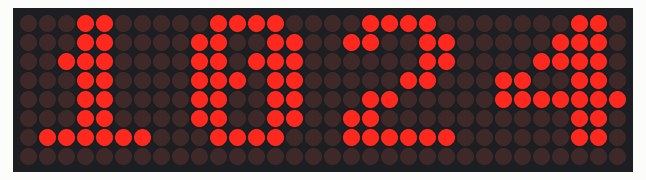
A program run on a simulated ESP32 board running MicroPython. Parts: 32×8 LED matrix. WiFi joins after 1.5 s; the clock reads 2024-03-15 10:24:30 at power-on unless the program sets it; which way up the LED matrix modules are mounted is assumed; what the program prints to the serial console is not drawn.

Above: at 1.6 s.
At 30.6 s:
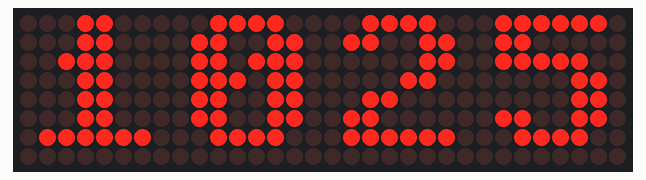
At 90.6 s:
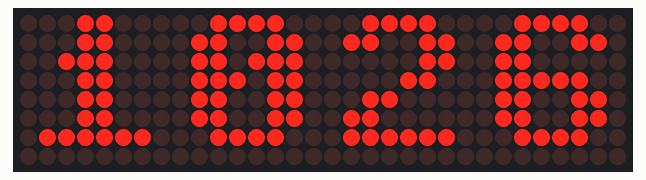

The program:

timemax7219.py
```python
# main.py
from machine import Pin, SPI, Timer
import network
import utime
import ntptime
import ujson
import max7219

# ESP32 / Matrix
# MOSI = DIN
# CS = CS
# SCK = CLK
din = 12
cs = 14
clk = 27
DISPLAY_BRIGHTNESS = 2
CLOCK_TIMER_DELAY = 1000 # (ms)

def connect_network(network_ssid: "office_yehengda", network_password: "Yhd2022567") -> None:
    station = network.WLAN(network.STA_IF)
    station.active(True)
    station.connect(network_ssid, network_password)

    while station.isconnected() == False:
        pass

    print('Connection Network successful')

#mask = "{3:02d}:{4:02d} - {2:02d}/{1:02d}/{0:02d}"
#output = mask.format(*local_time)
# for p in range(8 * 8, len(output) * -8 - 1, -1):
#     display.fill(0)
#     display.text(output, p, 0, not 0)
#     display.show()
#     utime.sleep_ms(60)
def data_display(timer):
    local_time_sec = utime.time() + timezone_hour * 3600
    local_time = utime.localtime(local_time_sec)
    mask = "{3:02d}{4:02d}"
    output = mask.format(*local_time)
    display.fill(0)
    display.text(output, 0, 0, 1)
    # display.pixel(15,3,1)
    # display.pixel(16,3,1)
    display.show()

spi  = SPI(1, baudrate=10000000, polarity=1, phase=0, sck=Pin(4), mosi=Pin(2))
ss = Pin(5, Pin.OUT)
display = max7219.Matrix8x8(spi, ss, 4)
display.brightness(DISPLAY_BRIGHTNESS)

# Read secret

# Connect network
try:
    connect_network("office_yehengda",   "Yhd2022567")
except OSError as e:
    print("Network connection is not possible")

ntptime.settime()
timezone_hour = 0  # timezone offset (hours)

timer_clock  = Timer(-1)
timer_clock.init(period=CLOCK_TIMER_DELAY,
                 mode=Timer.PERIODIC,
                 callback=data_display)
data_display(None)
```

Measured:
- what the display in image 0 shows lasts 29.0 s, from 1.6 s to 30.6 s
- what the display in image 1 shows lasts 60.0 s, from 30.6 s to 90.6 s
